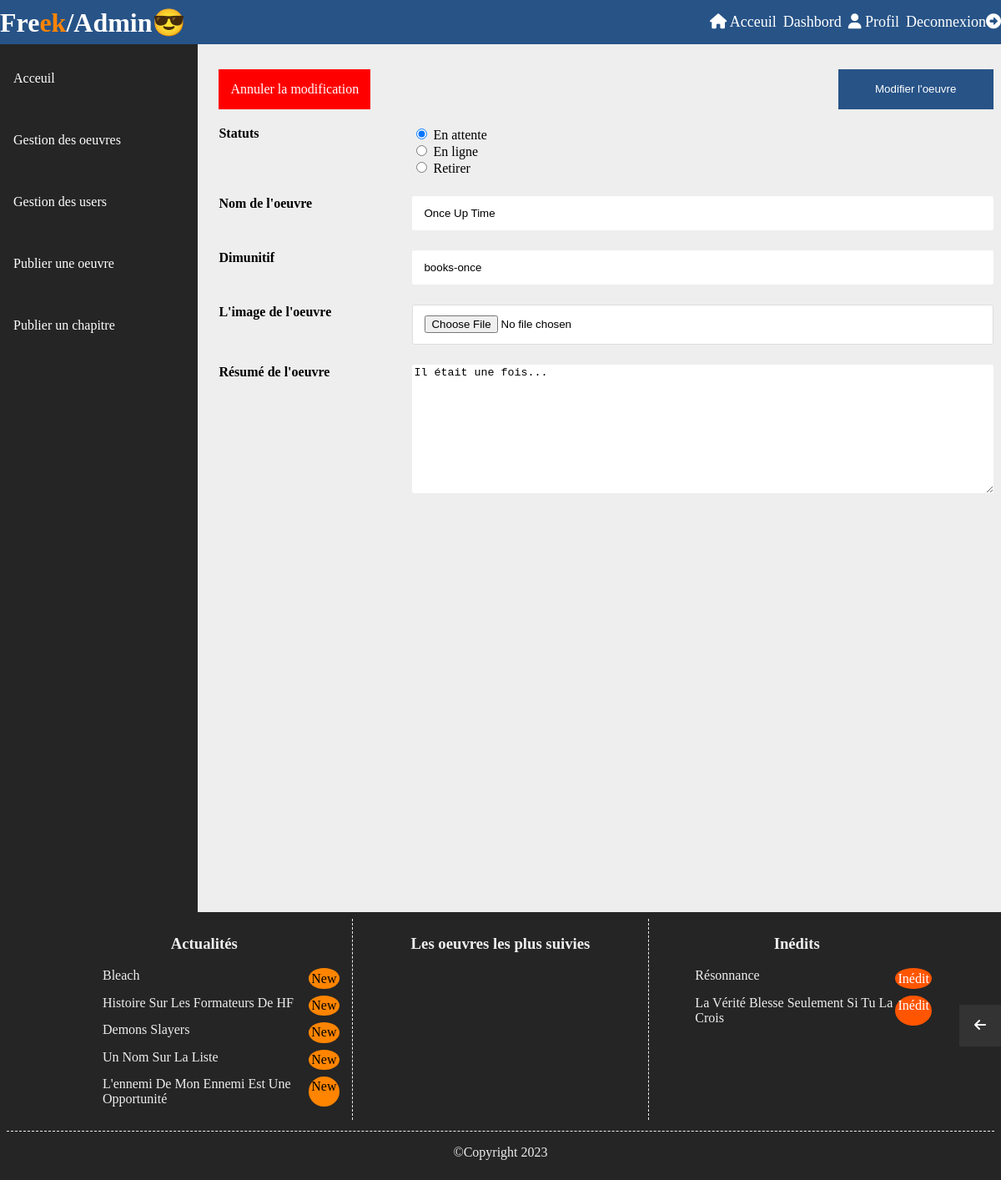
The app's page /book-controller/books-once/view-update-book (signed in) with its own data.
### tables this page shows
CREATE TABLE `books` (
  `book_id` varchar(255) NOT NULL,
  `book_name` varchar(255) NOT NULL,
  `book_image` varchar(255) NOT NULL,
  `book_description` longtext NOT NULL,
  `book_status` enum('En ligne','En attente','Retirer') NOT NULL,
  `user_id` int(11) NOT NULL,
  `created_at` timestamp NOT NULL
);

### App/Controllers/BookController.php (called while the page is built, shortened)
<?php
require "../App/Models/BookModel.php";
class BookController {
    public function verifyAllDescLigne() {
        $this->bookmodel = new BookModel();
        $array = $this->bookmodel->verifyAllDescLigne();
        return $array;
    }
    public function verifyAllDescAttente() {
        $this->bookmodel = new BookModel();
        $array = $this->bookmodel->verifyAllDescAttente();
        return $array;
    }
    public function verifyUrlAll() {
        $url = $_SERVER["QUERY_STRING"];
        preg_match("/\/(?<bookname>[a-zA-Z-\-]+)\//i", $url, $matches);
        $bookname = $matches["bookname"];
        $this->bookmodel = new BookModel();
        $array = $this->bookmodel->verify($bookname);
        if(count($array)>0) {
            return $array;
        } else {
            header("Location: /receive/error404");
            exit();
        }
    }
    public function viewUpdateBook() {
        $array = $this->verifyUrlAll();
        $text = $array[0]["book_description"];
        $text = preg_replace("/\<br\s\/\>/", "", $text);
        $array2 = $this->verifyAllDescLigne();
        $array4 = $this->verifyAllDescAttente();
        require_once("../App/Views/Admin/update-book.php");
    }
}

### public/index.php (called while the page is built, shortened)
<?php
$url = $_SERVER["QUERY_STRING"];
$router = new Router();
$router->add('', ['controller' => 'BookController', 'action' => 'viewHome']);
$router->add("{controller}/{action}");
$router->add("admin/{controller}/{action}");
$router->add("admin/{controller}/{id:\d+}/{action}");
$router->add("{controller}/{id:\d+}/{action}");
$router->add("{controller}/{bookname}/{action}");
$router->add("{controller}/{name:[a-zA-Z-\-]+\d+}/{action}");
$router->add("{controller}/{id:\d+}/{books}/{action}");
$router->dispatch($url);
?>

### App/Models/bookmodel.php (called while the page is built, shortened)
<?php
class Bookmodel extends Connexion {
    public function verify($ref_book) {
        $this->ref_book = $ref_book;
        $conn = $this->connect();
        $sql = "SELECT * FROM `freek`.books WHERE book_id = ?;";
        $stmt = $conn->prepare($sql);
        $stmt->execute([$this->ref_book]);
        $result = $stmt->fetchAll();
        return $result;
    }
    public function verifyAllDescLigne() {
        $conn = $this->connect();
        $sql = "SELECT * FROM `freek`.books WHERE book_status = 'En ligne' ORDER BY created_at DESC LIMIT 5";
        $stmt = $conn->query($sql);
        $result = $stmt->fetchAll();
        return $result;
    }
    public function verifyAllDescAttente() {
        $conn = $this->connect();
        $sql = "SELECT * FROM `freek`.books WHERE book_status = 'En attente' ORDER BY created_at DESC LIMIT 5";
        $stmt = $conn->query($sql);
        $result = $stmt->fetchAll();
        return $result;
    }
}
?>

### App/Views/Admin/update-book.php (the view, shortened to what this page needs)
<?php
    require "header.php";
?>
<?php if(isset($_SESSION["user_role"]) && $_SESSION["user_role"] == 0): ?>
<main>
    <div class="bloc-div flex">
            <nav class="bloc-task">
                <ul>
                    <li><a href="/admin/book-controller/view-dashbord">Acceuil</a></li>
                    <li><a href="/admin/book-controller/redirection">Gestion des oeuvres</a></li>
                    <li><a href="/admin/book-controller/view-gestion-users">Gestion des users</a></li>
                    <li><a href="/admin/book-controller/create-book-admin">Publier une oeuvre</a></li>
                    <li><a href="/admin/book-controller/create-chapter-admin">Publier un chapitre</a></li>
                </ul>
            </nav>
        <div class="data flex">
            <form class="basis" action="/update-book-controller/update-book" method="post" enctype="multipart/form-data">
            <div class="flex button">
                <a href="/book-controller/redirection">Annuler la modification</a>
                <button type="submit" name="validate">Modifier l'oeuvre</button>
            </div>
            <div class="flex radio">
                <div>Statuts</div>
                <div class="flex_radio">
                    <div>
                        <input type="radio" id="attente" name="status" value="En attente" checked>
                        <label for="attente">En attente</label>
                    </div>
                    <div>
                        <input type="radio" id="ligne" name="status" value="En ligne">
                        <label for="ligne">En ligne</label>
                    </div>
                    <div>
                        <input type="radio" id="retirer" name="status" value="Retirer">
                        <label for="retirer">Retirer</label>
                    </div>
                </div>
            </div>
            <div class="label flex">
                <label for="name">Nom de l'oeuvre</label>
                <input type="text" id="name" name="name_book" placeholder="Nom de l'oeuvre" value ="<?= $array[0]["book_name"] ?>">
            </div>
            <div class="label flex">
                <label for="reference">Dimunitif</label>
                <input type="text" name="ref_book" placeholder="comics/book/mangas-MHA" value ="<?= $array[0]["book_id"] ?>">
            </div>
            <div class="label flex">
                <label for="img">L'image de l'oeuvre</label>
                <input type="file" id="img" name="image_book" required>
            </div>
            <div class="label flex">
                <label for="description">Résumé de l'oeuvre</label>
                <textarea name="desc_book" id="description" cols="30" rows="10" placeholder="Description de l'oeuvre"><?= $text ?></textarea>
            </div>
           </form>
        </div>
    </div>
    <button class="click_button"><i class="fa fa-arrow-left"></i></a></button>
</main>
<?php
    require "footer.php";
?>
<?php else: ?>
<?php header("Location:/receive/page-error"); ?>
<?php endif; ?>

### App/Views/Admin/footer.php (shortened to what this page needs)
<footer>
    <div class="flex">
        <section>
            <h3>Actualités</h3>
            <ul class="flex flex-ul">
                <?php foreach($array2 as $key => $values) : ?>
                        <li><?= $values["book_name"] ?> <span class="span">New</span></li>
                <?php endforeach; ?>
            </ul>
        </section>
        <section>
            <h3>Les oeuvres les plus suivies</h3>
        </section>
        <section>
            <h3>Inédits</h3>
            <ul class="flex flex-ul">
                <?php foreach($array4 as $key => $values) : ?>
                        <li><?= $values["book_name"] ?> <span class="inedit">Inédit</span></li>
                <?php endforeach; ?>
            </ul>
        </section>
    </div>
    <p>&copy;Copyright 2023</p>
</footer>
</body>
</html>

### public/ressources/css/styles.css (style rules this page uses)
*, *::before, *::after { box-sizing: border-box; }
html { scroll-behavior: smooth; }
:root { --reddark-: rgb(107, 9, 9); --blnuitcl-: #275387; --rgb-blue-: rgb(83, 114, 218); --orange-: rgb(255, 132, 0); --orangepur-: #f50; --red-: red; --redclair-: rgb(223, 49, 49); --green-: green; --rgb-green-: rgb(49, 112, 49); --rgba-dark-: rgba(0, 0, 0, 0.4); --gray-: rgb(175, 172, 172); --clair-: rgba(204, 240, 231, 0.87); --clr-dark: 3 3 17; --bgc-rgb-: rgb(37, 37, 37); --fefefe-: #fefefe; --ccc-: #ccc; --ddd-: #ddd; --dd_d-: rgb(183, 179, 179); --c33-: #333; --eee-: #eee; --white-: white; --black-: black; --rgb-beige-: rgb(207, 205, 194); --px5-: 5px; --px10-: 10px; --px12-: 12px; --px14-: 14px; --px15-: 15px; --px16-: 16px; --px18-: 18px; --px20-: 20px; --px-20-: -20px; --px25-: 25px; --px35-: 35px; --px30-: 30px; --px40-: 40px; --px50-: 50px; --px55-: 55px; --px80-: 80px; --px100-: 100px; --pd_2-: .2em; --pd_3-: .3em; --pd_5-: .5em; --pd_8-: .8em; --pd1-: 1em; --rem8-: .8rem; --rem1-: 1rem; --rem3-: 1.3rem; --rem1_5-: 1.5rem; --rem2-: 2rem; --rem4-: 4rem; }
body { margin: 0; font-family: atiti, serif; background-color: var(--eee-); }
.flex { display: flex; }
.top, .click_button { position: fixed; right: 0; justify-content: center; align-items: center; background-color: var(--c33-); aspect-ratio: 1; width: 50px; }
.click_button { bottom: 160px; border: none; color: var(--white-); font-size: var(--px16-); cursor: pointer; }
a { text-decoration: none; color: var(--white-); }
.form>input, .label>input, .label>select, .form>.password>input { outline: none; border: none; border-radius: var(--pd_2-); }
.form>input, .form>button, .label>input, .label>select, .form>.password>input { padding: var(--rem8-) var(--px14-); }
.article>div, .comments>form>textarea, .comments>form>button, .label>textarea { border-radius: var(--pd_2-); }
.comments>form>textarea, .label>textarea { border: none; width: 100%; outline: none; }
.bloc-div { gap: 1em; position: relative; }
.bloc-task { background-color: var(--bgc-rgb-); flex-basis: 20%; height: 130vh; }
.bloc-task, .bloc-task>ul>li { padding: var(--pd_5-); }
.bloc-task>ul { padding: 0; }
.bloc-task>ul>li:not(:first-child) { margin-top: var(--px40-); }
.data { flex-basis: 80%; flex-wrap: wrap; justify-content: center; margin-block: var(--px30-); }
.remove>div>form>button:last-child, .button>a { border: none; background-color: var(--red-); border: 2px solid var(--red-); }
.put>div>form>button:last-child, .button>button:last-child { border: none; background-color: var(--blnuitcl-); border: 2px solid var(--blnuitcl-); }
.data>.basis, .data>form:nth-of-type(2) { flex-basis: 98%; }
.button { justify-content: space-between; margin-bottom: var(--rem3-); }
.button>button:last-child { flex-basis: 20%; }
.button>a, .button>button:last-child { padding: var(--rem8-) var(--px12-); color: var(--white-); }
.label { flex-basis: 100%; }
.radio>div:nth-of-type(1), .label { font-weight: bold; }
.label:not(:first-child) { margin-top: var(--rem1_5-); }
.radio>div:nth-of-type(1), .label>label { flex-basis: 25%; }
.radio>.flex_radio, .label>input, .label>select, .label>textarea { flex-basis: 75%; }
.label>input[type="file"] { border: 1px solid var(--ddd-); background-color: var(--white-); }
footer { color: var(--eee-); background-color: var(--bgc-rgb-); padding: var(--pd_5-); }
footer>div { justify-content:center; border-bottom: 1px dashed var(--eee-); }
footer>div>section { flex-basis: 30%; margin-bottom: var(--rem8-); }
.flex-ul { justify-content: center; align-items: center; flex-wrap: wrap; gap: .5em 0; }
.flex-ul>li { flex-basis: 90%; display: flex; justify-content: space-between; }
.flex-ul>li>.span, .flex-ul>li>.inedit, .flex-ul>li>.follow { padding: var(--pd_2-); }
.flex-ul>li>.span, .flex-ul>li>.inedit { border-radius: 50%; }
.flex-ul>li>.inedit { background-color: var(--orangepur-); color: var(--white-); }
.flex-ul>li>.span { background-color: var(--orange-); color: var(--black-); }
footer>div>section:nth-of-type(2) { border-inline: 1px dashed var(--eee-); }
footer>div>section>h3 { text-align: center; }
footer>p { flex-basis: 100%; text-align: center; }

### records on screen
books: name_book "Once Up Time", ref_book "books-once", desc_book "Il était une fois..."
books: book_name "Bleach"
books: book_name "Histoire Sur Les Formateurs De HF"
books: book_name "Demons Slayers"
books: book_name "Un Nom Sur La Liste"
books: book_name "L'ennemi De Mon Ennemi Est Une Opportunité"
books: book_name "Résonnance"
books: book_name "La Vérité Blesse Seulement Si Tu La Crois"
